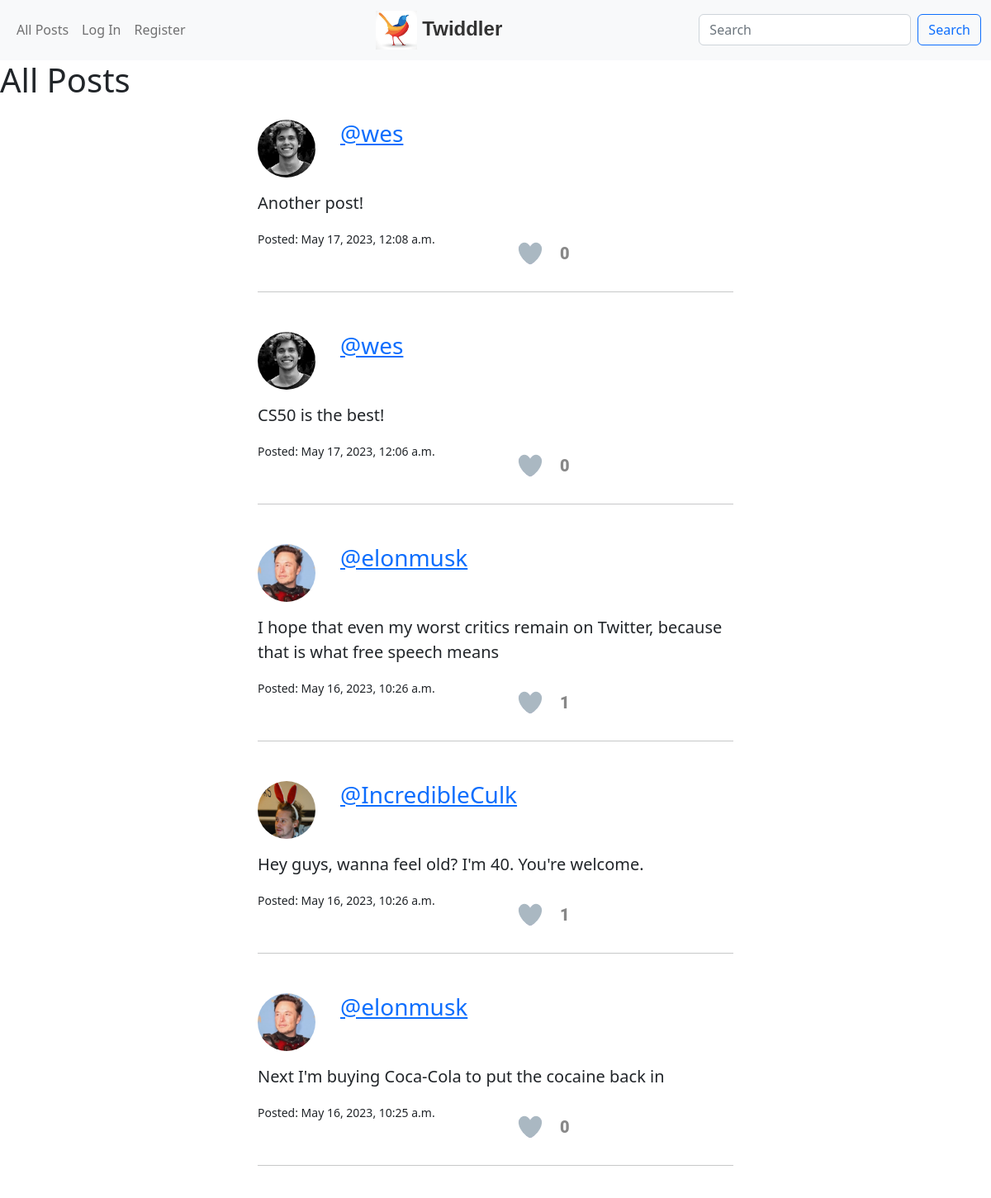
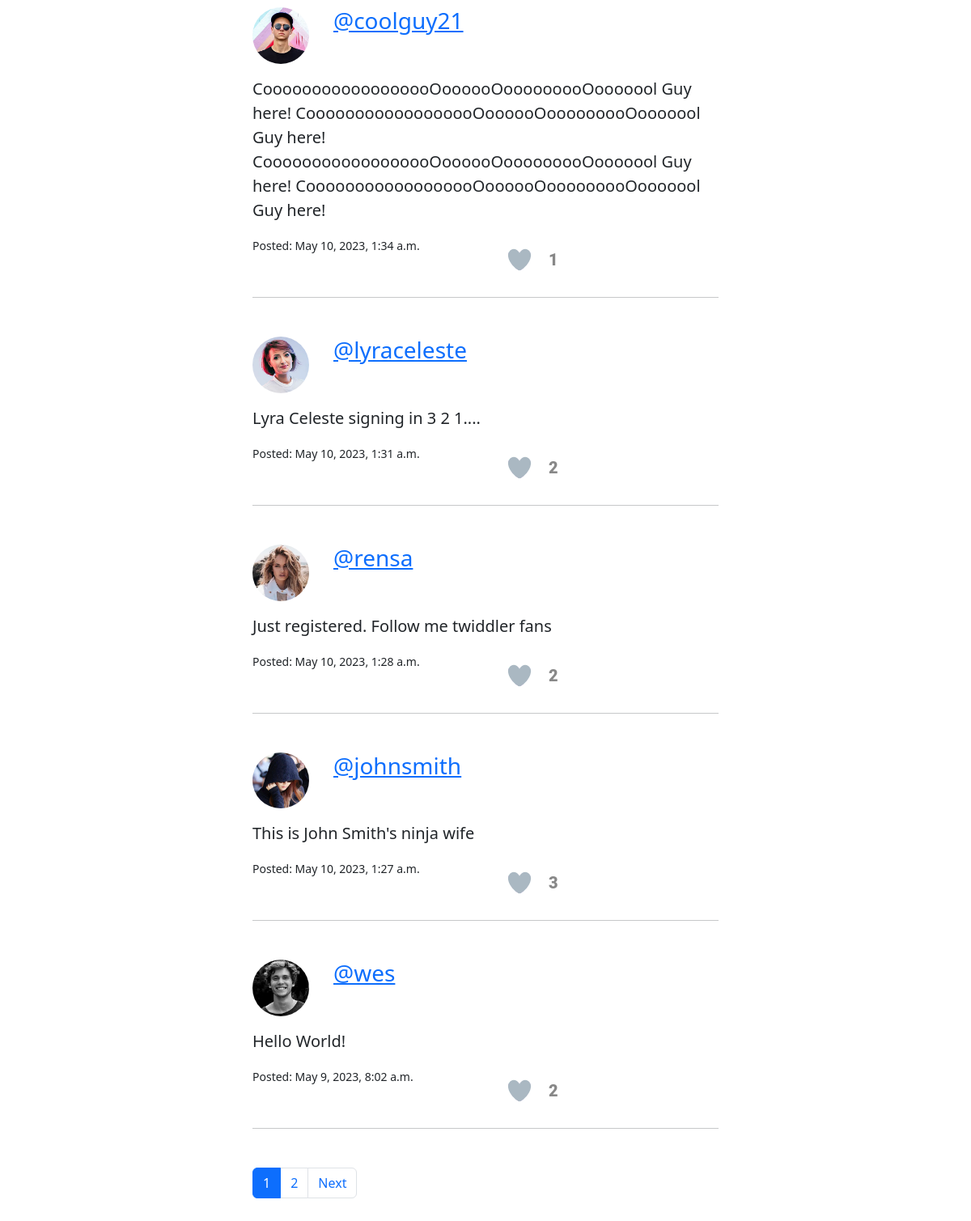
The page / on the database its author committed (2 pictures, top to bottom).
### network/models.py (models this page shows, shortened)
class Post(models.Model):
    content = models.TextField()
    created_at = models.DateTimeField(auto_now_add=True)
    updated_at = models.DateTimeField(auto_now_add=True)
    author = models.ForeignKey(User, on_delete=models.CASCADE, related_name='posts')
    class Meta:
        ordering = ['-created_at']
    @property
    def total_likes(self):
        return self.likes.filter(is_like=True).count()
    @property
    def is_liked_by_user_ids(self):
        return self.likes.filter(is_like=True).values_list('user',flat=True)

class User(AbstractUser):
    profile_picture = models.ImageField(upload_to='network/static/network', blank=True, null=True, default=None)
    bio = models.CharField(max_length=255, default=None, blank=True, null=True)
    handle = models.CharField(max_length=50, blank=True, null=True)
    @property
    def pic_filename(self):
        return os.path.basename(self.profile_picture.name)

### network/views.py (the view)
# urls.py: path("", views.index, name="index"),
def index(request):
    posts = Post.objects.all()
    paginator = Paginator(posts, 10)
    page_number = request.GET.get('page')
    page_obj = paginator.get_page(page_number)
    return render(request, 'network/index.html', {'page_obj': page_obj})

### network/templates/network/index.html (shortened to what this page needs)
{% extends "network/layout.html" %}
{% load static %}
{% block body %}
    <h1>All Posts</h1>
    {% for post in page_obj %}
        <div class="container py-3 posts-container">
            <div class="row">
                <div class="col-2">
                    <img class="rounded-circle img-fluid" id="poster-prof-pic" src="{% static post.author.pic_filename|default:'missing-profile-picture-icon.png' %}" alt="{{ comment.user.username }}">
                </div>
                <div class="col-4">
                    <a href="{% url 'profile' id=post.author.id %}"> <h3>{{ post.author.handle }} </h3> </a>
                </div>
            </div>
            <div class="row">
                <div class="col lead my-3" id="post-{{ post.id }}">{{ post.content }}</div>
            </div>
            <div class="row">
                <div class="col">
                    <small>Posted: {{ post.created_at }}</small>
                </div>
                <div class="like-button col">
                    <div class="heart-bg">
                        {% if user.id in post.is_liked_by_user_ids %}
                            <div class="heart-icon liked" id="heart-icon-{{ post.id }}" onclick="like('{{ post.id }}')" style="background: url('{% static 'network/heart.png' %}')"></div>
                        {% else %}
                            <div class="heart-icon" id="heart-icon-{{ post.id }}" onclick="like('{{ post.id }}')" style="background: url('{% static 'network/heart.png' %}')"></div>
                        {% endif %}
                    </div>
                    <div class="likes-amount" id="likes-amount-{{ post.id }}">{{ post.total_likes }}</div>
                </div>
            </div>
            <hr>
        </div>
        {% empty %} No posts found
    {% endfor %}
    <div class="container posts-container py-3">
        <nav aria-label="Page navigation example">
            <ul class="pagination">
                {% for page in page_obj.paginator.page_range %}
                    {% if page == page_obj.number %}
                        <li class="page-item active"><a class="page-link" href="?page={{ page }}">{{ page }}</a></li>
                    {% else %}
                        <li class="page-item"><a class="page-link" href="?page={{ page }}">{{ page }}</a></li>
                    {% endif %}
                {% endfor %}
                {% if page_obj.has_next %}
                    <li class="page-item"><a class="page-link" href="?page={{ page_obj.next_page_number }}">Next</a></li>
                {% endif %}
            </ul>
        </nav>
    </div>
{% endblock %}

### network/templates/network/layout.html (shortened to what this page needs)
{% load static %}
<!DOCTYPE html>
<html lang="en">
    <head>
        <link href="https://cdn.jsdelivr.net/npm/bootstrap@5.2.3/dist/css/bootstrap.min.css" rel="stylesheet">
        <link href="{% static 'network/styles.css' %}" rel="stylesheet">
    </head>
    <body>
        <nav class="navbar navbar-expand-lg navbar-light bg-light">
            <div class="container-fluid">
                <div class="navbar-nav">
                    <a class="nav-link" href="{% url 'index' %}">All Posts</a>
                    {% if user.is_authenticated %}
                    <a class="nav-link" href="{% url 'following' %}">Following</a>
                    <a class="nav-link" href="{% url 'logout' %}">Log Out</a>
                    {% else %}
                    <a class="nav-link" href="{% url 'login' %}">Log In</a>
                    <a class="nav-link" href="{% url 'register' %}">Register</a>
                    {% endif %}
                </div>
                <a class="navbar-brand brand-name" href="{% url 'index' %}">
                    <img class="" id="logo" src="{% static 'network/twiddler-logo.png' %}" alt="twiddler logo">
                    Twiddler
                </a>
                <form class="d-flex">
                    <input class="form-control me-2" type="search" placeholder="Search" aria-label="Search">
                    <button class="btn btn-outline-primary" type="submit">Search</button>
                </form>
            </div>
        </nav>
        <div class="body">
            {% block body %}
            {% endblock %}
        </div>
    </body>
</html>

### network/static/network/styles.css (style rules this page uses)
#poster-prof-pic { width: 70px; }
.posts-container { width: 50%; }
#logo { width: 50px; }
.brand-name { font-family: "Arial", sans-serif; font-weight: bold; font-size: 1.5rem; color: #333; }
.like-button .heart-icon { height: 100px; width: 100px; background-position: left; cursor: pointer; position: absolute; }
.like-button .heart-bg { background: rgba(255, 192, 200, 0); border-radius: 50%; height: 60px; width: 60px; display: flex; align-items: center; justify-content: center; transition: all 100ms ease; }
.like-button { display: flex; align-items: center; }
.like-button .likes-amount { font-size: 20px; font-family: "Roboto", sans-serif; color: #888; font-weight: 900; margin-left: 6px; }

### rows shown on the page
Post: author.profile_picture (picture), author.handle "@wes", content "Another post!", created_at "May 17, 2023, 12:08 a.m."
Post: author.profile_picture (picture), author.handle "@wes", content "CS50 is the best!", created_at "May 17, 2023, 12:06 a.m."
Post: author.profile_picture (picture), author.handle "@elonmusk", content "I hope that even my worst critics remain on Twitter, because that is what free speech means", created_at "May 16, 2023, 10:26 a.m."
Post: author.profile_picture (picture), author.handle "@IncredibleCulk", content "Hey guys, wanna feel old? I'm 40. You're welcome.", created_at "May 16, 2023, 10:26 a.m."
Post: author.profile_picture (picture), author.handle "@elonmusk", content "Next I'm buying Coca-Cola to put the cocaine back in", created_at "May 16, 2023, 10:25 a.m."
Post: author.profile_picture (picture), author.handle "@coolguy21", content "CoooooooooooooooooOoooooOooooooooOooooool Guy here! CoooooooooooooooooOoooooOooooooooOooooool Guy here! CoooooooooooooooooOoooooOooooooooOooooool Guy here! CoooooooooooooooooOoooooOooooooooOooooool Guy here!", created_at "May 10, 2023, 1:34 a.m."
Post: author.profile_picture (picture), author.handle "@lyraceleste", content "Lyra Celeste signing in 3 2 1....", created_at "May 10, 2023, 1:31 a.m."
Post: author.profile_picture (picture), author.handle "@rensa", content "Just registered. Follow me twiddler fans", created_at "May 10, 2023, 1:28 a.m."
Post: author.profile_picture (picture), author.handle "@johnsmith", content "This is John Smith's ninja wife", created_at "May 10, 2023, 1:27 a.m."
Post: author.profile_picture (picture), author.handle "@wes", content "Hello World!", created_at "May 9, 2023, 8:02 a.m."

### other values the page prints
{{ page }} "1"
{{ page }} "2"
